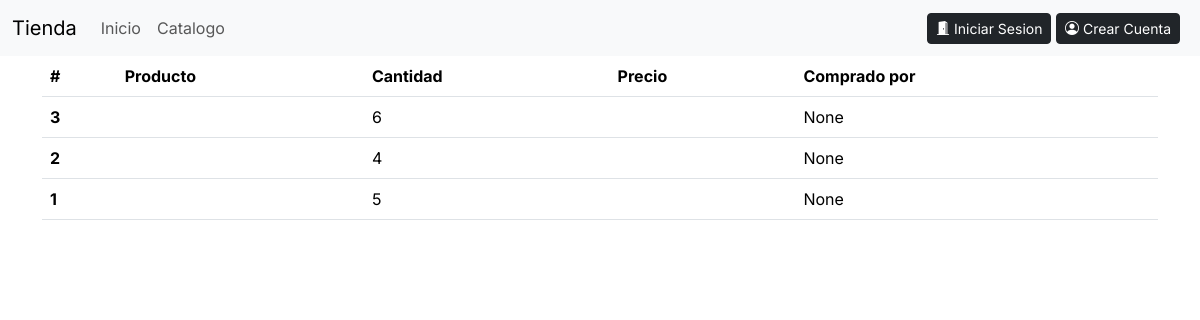
The app's page /compras/lista_todas_compras/, older data.
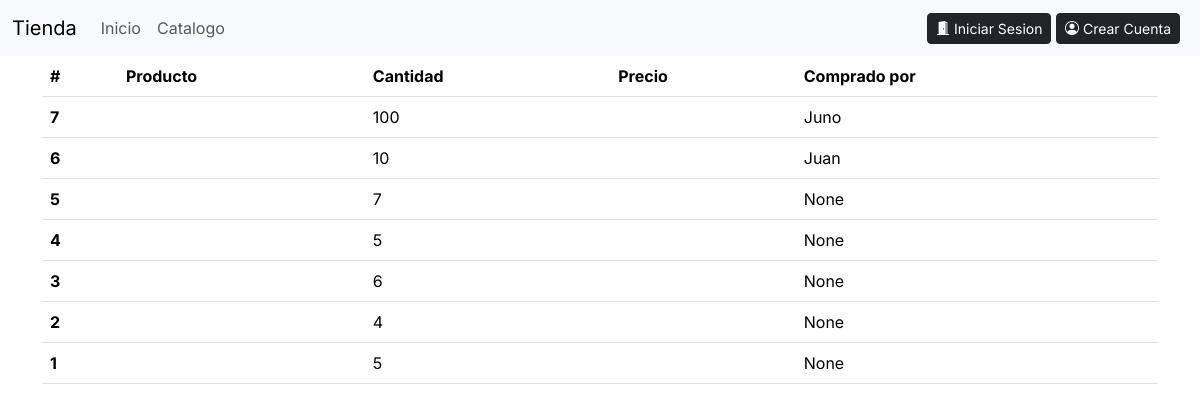
The same page, newer data.
### Compras/models.py (models this page shows, shortened)
class Compra(models.Model):
    producto = models.ForeignKey(Producto, on_delete=models.CASCADE)  # Relación con Producto
    cantidad = models.IntegerField(default=1)  # Cantidad comprada
    comprado_por = models.ForeignKey(User, on_delete=models.CASCADE, null=True, related_name='producto_comprado')  # Usuario que compró
    class Meta:
        ordering = ['-id']

### Compras/views.py (the view)
# urls.py: path('lista_todas_compras/', ListadoTodasLasComprasView.as_view(), name='lista_todas_compras'),
class ListadoTodasLasComprasView(TemplateView):
    template_name = 'historial_compras_admin.html'
    def get_context_data(self):
        lista = Compra.objects.all()
        return {'lista': lista}

### Compras/templates/historial_compras_admin.html
{% extends "base.html" %}
{% load static %}
{% block content %}
<div class="container">
    <div>
        <table class="table">
            <thead>
              <tr>
                <th scope="col">#</th>
                <th scope="col">Producto</th>
                <th scope="col">Cantidad</th>
                <th scope="col">Precio</th>
                <th scope="col">Comprado por</th>
              </tr>
            </thead>
            <tbody>
            {% for item in lista %}
            <tr>
              <th scope="row">{{item.id}}</th>
              <td>{{item.nombre_producto}}</td>
              <td>{{item.cantidad}}</td>
              <td>{{item.precio_producto}}</td>
              <td>{{item.comprado_por}}</td>
            </tr>
            {% endfor %}
            </tbody>
          </table>
    </div>
</div>
{% endblock content %}

Row changes from the older to the newer data that the page shows:
added Compra: id "7", cantidad "100", comprado_por "Juno"
added Compra: id "6", cantidad "10", comprado_por "Juan"
added Compra: id "5", cantidad "7", comprado_por "None"
added Compra: id "4", cantidad "5", comprado_por "None"
